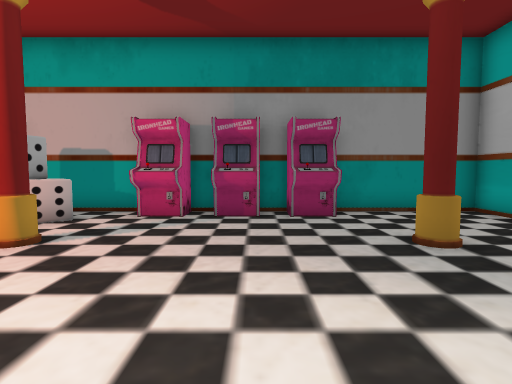
view 1 (above)

14 first-person views from a walk through a 3-D level made in the Unity game engine. The camera is 1.2 m above the floor, tilts 4° down and sees 80° across. The floor is counted in squares, 1 m on a side. Each view is taken from the middle of a square. On the plan, view 1 faces up. The plan holds only what a view shows up to about 13 squares ahead; the rest is blank. The player is left out. Some surface patterns are stand-ins.

view 2
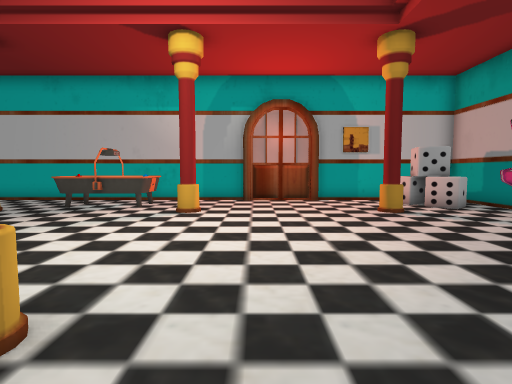

view 3
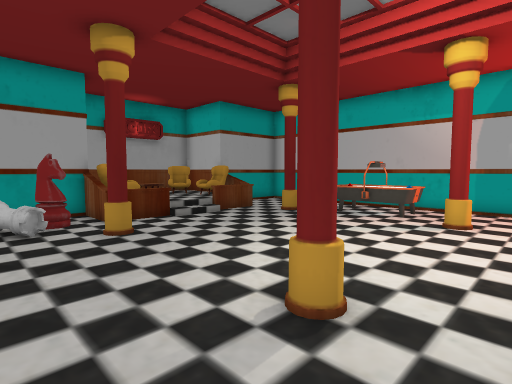

view 4
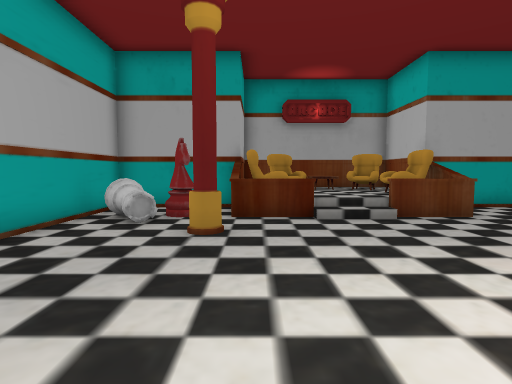

view 5
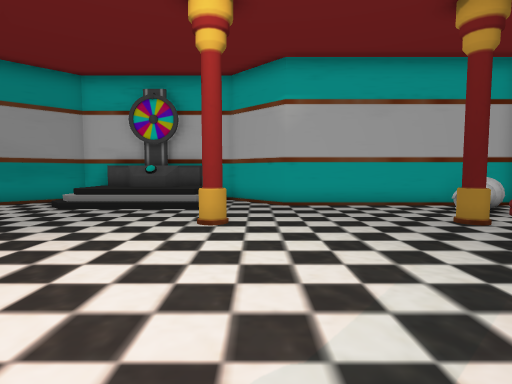

view 6
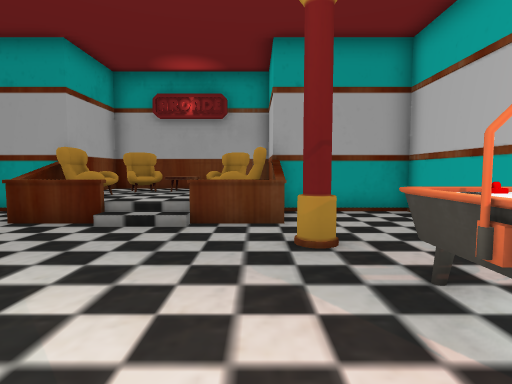

view 7
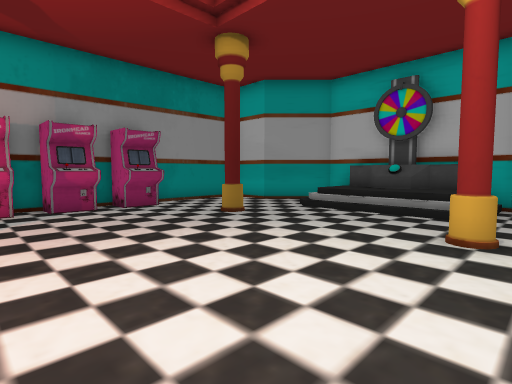

view 8
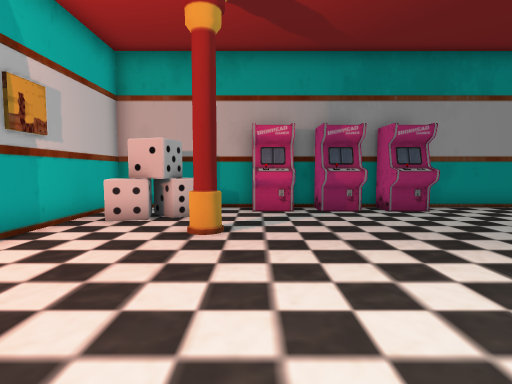

view 9
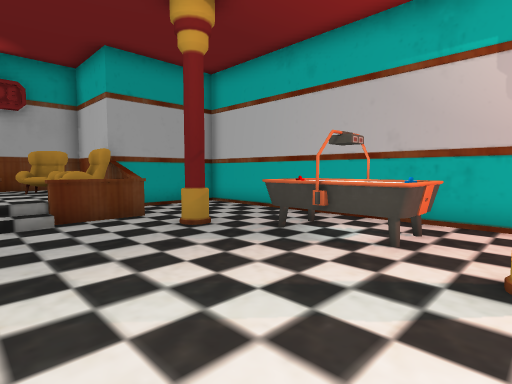

view 10
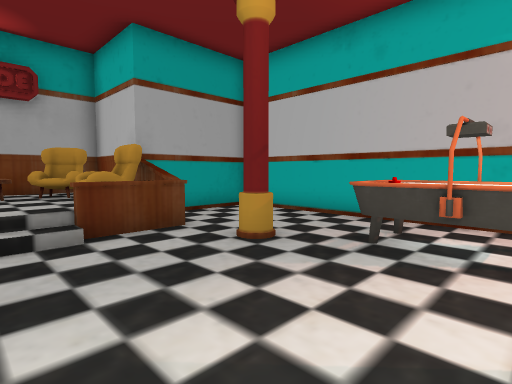

view 11
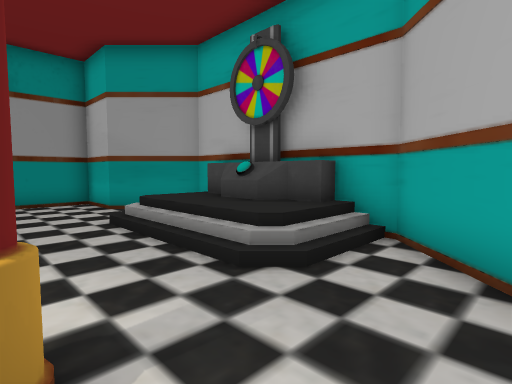

view 12
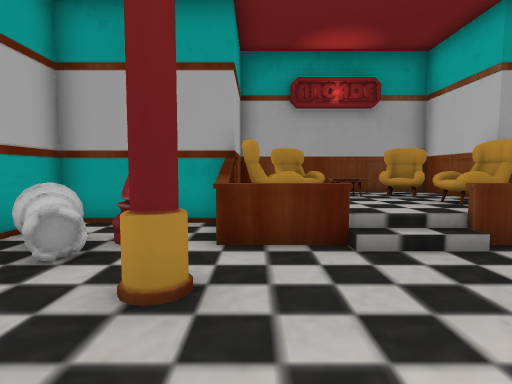

view 13
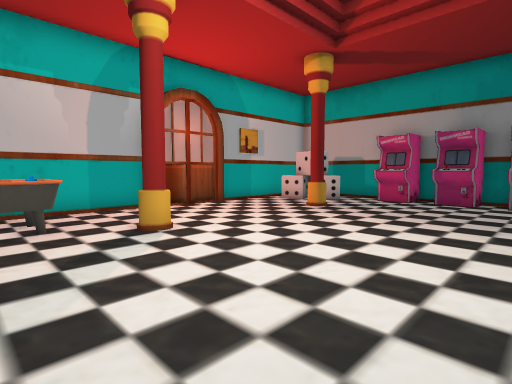

view 14
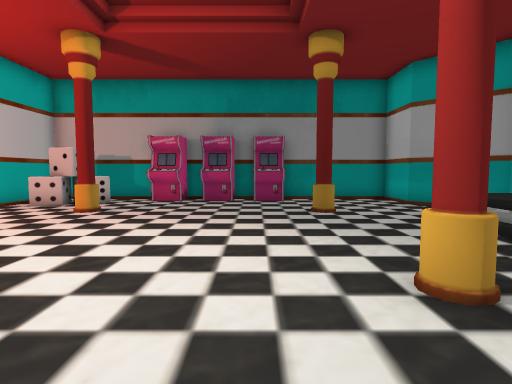

### Floor plan
Key: @ floor where view 1 was taken; # wall or solid block; . main floor; : floor 0.5 m higher than the main floor; / step, stairs or slope; = window, fence, low wall or low ledge; O other object.
Columns run from 8 left of view 1 to 9 right of it. Each row starts with its distance up from view 1.
  9 ################
  8 #  O.OOOOOO....#
  7 # OO...........#
  6 #.O............##
  5 #...O......O..//##
  4 #.............//O#
  3 #............./:O#
  2 #............./:O#
  1 #............./:O#
  0 #.......@.....//O#
 -1 #...O......O..//##
 -2 #..............##
 -3 #.OO...........#
 -4 #.OO...........#
 -5 #.OO...........#
 -6 #..............#
 -7 #...O......O...#
 -8 #...........OO.#
 -9 #...#==///=#OOO#
-10 #...#OO::OO#O. #
-11 #####OO::OO#####
-12     # O:OO##
-13     #OO::O##
-14     #######

Where each view was taken, in squares from view 1:
view 1: 0 up, 0 right, facing up
view 2: 1 up, 5 right, facing left
view 3: 1 up, 6 right, facing down-left
view 4: 1 down, 2 right, facing down
view 5: 2 down, 4 left, facing right
view 6: 2 down, 3 left, facing down
view 7: 2 down, 3 left, facing up-right
view 8: 1 down, 3 left, facing up
view 9: 1 down, 0 right, facing down-left
view 10: 3 down, 0 right, facing down-left
view 11: 3 down, 3 right, facing up-right
view 12: 4 down, 2 right, facing down
view 13: 4 down, 2 right, facing up-left
view 14: 4 down, 1 right, facing up
